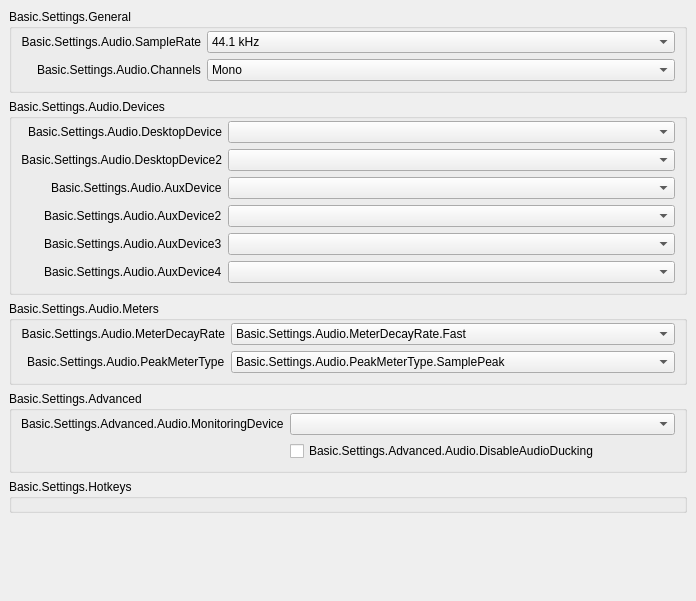
           <widget class="QWidget" name="scrollAreaWidgetContents_50">
            <property name="geometry">
             <rect>
              <x>0</x>
              <y>0</y>
              <width>696</width>
              <height>601</height>
             </rect>
            </property>
            <layout class="QVBoxLayout" name="verticalLayout_50">
             <property name="leftMargin">
              <number>0</number>
             </property>
             <property name="topMargin">
              <number>0</number>
             </property>
             <property name="rightMargin">
              <number>0</number>
             </property>
             <property name="bottomMargin">
              <number>9</number>
             </property>
             <item alignment="Qt::AlignTop">
              <widget class="QWidget" name="widget_50" native="true">
               <layout class="QVBoxLayout" name="verticalLayout_51">
                <item>
                 <widget class="QGroupBox" name="audioGeneralGroupBox">
                  <property name="title">
                   <string>Basic.Settings.General</string>
                  </property>
                  <layout class="QFormLayout" name="formLayout_52">
                   <property name="fieldGrowthPolicy">
                    <enum>QFormLayout::AllNonFixedFieldsGrow</enum>
                   </property>
                   <property name="labelAlignment">
                    <set>Qt::AlignRight|Qt::AlignTrailing|Qt::AlignVCenter</set>
                   </property>
                   <property name="topMargin">
                    <number>2</number>
                   </property>
                   <item row="0" column="0">
                    <widget class="QLabel" name="label_14">
                     <property name="minimumSize">
                      <size>
                       <width>170</width>
                       <height>0</height>
                      </size>
                     </property>
                     <property name="text">
                      <string>Basic.Settings.Audio.SampleRate</string>
                     </property>
                     <property name="alignment">
                      <set>Qt::AlignRight|Qt::AlignTrailing|Qt::AlignVCenter</set>
                     </property>
                     <property name="buddy">
                      <cstring>sampleRate</cstring>
                     </property>
                    </widget>
                   </item>
                   <item row="0" column="1">
                    <widget class="QComboBox" name="sampleRate">
                     <property name="currentText">
                      <string notr="true">44.1 kHz</string>
                     </property>
                     <property name="currentIndex">
                      <number>0</number>
                     </property>
                     <item>
                      <property name="text">
                       <string>44.1 kHz</string>
                      </property>
                     </item>
                     <item>
                      <property name="text">
                       <string>48 kHz</string>
                      </property>
                     </item>
                    </widget>
                   </item>
                   <item row="1" column="0">
                    <widget class="QLabel" name="label_15">
                     <property name="text">
                      <string>Basic.Settings.Audio.Channels</string>
                     </property>
                     <property name="buddy">
                      <cstring>channelSetup</cstring>
                     </property>
                    </widget>
                   </item>
                   <item row="1" column="1">
                    <widget class="QComboBox" name="channelSetup">
                     <property name="currentText">
                      <string>Mono</string>
                     </property>
                     <property name="currentIndex">
                      <number>0</number>
                     </property>
                     <item>
                      <property name="text">
                       <string>Mono</string>
                      </property>
                     </item>
                     <item>
                      <property name="text">
                       <string>Stereo</string>
                      </property>
                     </item>
                     <item>
                      <property name="text">
                       <string>2.1</string>
                      </property>
                     </item>
                     <item>
                      <property name="text">
                       <string>4.0</string>
                      </property>
                     </item>
                     <item>
                      <property name="text">
                       <string>4.1</string>
                      </property>
                     </item>
                     <item>
                      <property name="text">
                       <string>5.1</string>
                      </property>
                     </item>
                     <item>
                      <property name="text">
                       <string>7.1</string>
                      </property>
                     </item>
                    </widget>
                   </item>
                  </layout>
                 </widget>
                </item>
                <item>
                 <widget class="QGroupBox" name="audioDevicesGroupBox">
                  <property name="title">
                   <string>Basic.Settings.Audio.Devices</string>
                  </property>
                  <layout class="QFormLayout" name="formLayout_53">
                   <property name="fieldGrowthPolicy">
                    <enum>QFormLayout::AllNonFixedFieldsGrow</enum>
                   </property>
                   <property name="labelAlignment">
                    <set>Qt::AlignRight|Qt::AlignTrailing|Qt::AlignVCenter</set>
                   </property>
                   <property name="topMargin">
                    <number>2</number>
                   </property>
                   <item row="0" column="0">
                    <widget class="QLabel" name="label_2">
                     <property name="minimumSize">
                      <size>
                       <width>170</width>
                       <height>0</height>
                      </size>
                     </property>
                     <property name="text">
                      <string>Basic.Settings.Audio.DesktopDevice</string>
                     </property>
                     <property name="alignment">
                      <set>Qt::AlignRight|Qt::AlignTrailing|Qt::AlignVCenter</set>
                     </property>
                     <property name="buddy">
                      <cstring>desktopAudioDevice1</cstring>
                     </property>
                    </widget>
                   </item>
                   <item row="0" column="1">
                    <widget class="QComboBox" name="desktopAudioDevice1">
                     <property name="enabled">
                      <bool>true</bool>
                     </property>
                    </widget>
                   </item>
                   <item row="1" column="0">
                    <widget class="QLabel" name="label_3">
                     <property name="text">
                      <string>Basic.Settings.Audio.DesktopDevice2</string>
                     </property>
                     <property name="alignment">
                      <set>Qt::AlignRight|Qt::AlignTrailing|Qt::AlignVCenter</set>
                     </property>
                     <property name="buddy">
                      <cstring>desktopAudioDevice2</cstring>
                     </property>
                    </widget>
                   </item>
                   <item row="1" column="1">
                    <widget class="QComboBox" name="desktopAudioDevice2">
                     <property name="enabled">
                      <bool>true</bool>
                     </property>
                    </widget>
                   </item>
                   <item row="2" column="0">
                    <widget class="QLabel" name="label_4">
                     <property name="text">
                      <string>Basic.Settings.Audio.AuxDevice</string>
                     </property>
                     <property name="buddy">
                      <cstring>auxAudioDevice1</cstring>
                     </property>
                    </widget>
                   </item>
                   <item row="2" column="1">
                    <widget class="QComboBox" name="auxAudioDevice1">
                     <property name="enabled">
                      <bool>true</bool>
                     </property>
                    </widget>
                   </item>
                   <item row="3" column="0">
                    <widget class="QLabel" name="label_5">
                     <property name="text">
                      <string>Basic.Settings.Audio.AuxDevice2</string>
                     </property>
                     <property name="buddy">
                      <cstring>auxAudioDevice2</cstring>
                     </property>
                    </widget>
                   </item>
                   <item row="3" column="1">
                    <widget class="QComboBox" name="auxAudioDevice2">
                     <property name="enabled">
                      <bool>true</bool>
                     </property>
                    </widget>
                   </item>
                   <item row="4" column="0">
                    <widget class="QLabel" name="label_6">
                     <property name="text">
                      <string>Basic.Settings.Audio.AuxDevice3</string>
                     </property>
                     <property name="buddy">
                      <cstring>auxAudioDevice3</cstring>
                     </property>
                    </widget>
                   </item>
                   <item row="4" column="1">
                    <widget class="QComboBox" name="auxAudioDevice3">
                     <property name="enabled">
                      <bool>true</bool>
                     </property>
                    </widget>
                   </item>
                   <item row="5" column="1">
                    <widget class="QComboBox" name="auxAudioDevice4">
                     <property name="enabled">
                      <bool>true</bool>
                     </property>
                    </widget>
                   </item>
                   <item row="5" column="0">
                    <widget class="QLabel" name="label_67">
                     <property name="text">
                      <string>Basic.Settings.Audio.AuxDevice4</string>
                     </property>
                     <property name="buddy">
                      <cstring>auxAudioDevice4</cstring>
                     </property>
                    </widget>
                   </item>
                  </layout>
                 </widget>
                </item>
                <item>
                 <widget class="QGroupBox" name="audioMetersGroupBox">
                  <property name="title">
                   <string>Basic.Settings.Audio.Meters</string>
                  </property>
                  <layout class="QFormLayout" name="formLayout_54">
                   <property name="fieldGrowthPolicy">
                    <enum>QFormLayout::AllNonFixedFieldsGrow</enum>
                   </property>
                   <property name="labelAlignment">
                    <set>Qt::AlignRight|Qt::AlignTrailing|Qt::AlignVCenter</set>
                   </property>
                   <property name="topMargin">
                    <number>2</number>
                   </property>
                   <item row="0" column="0">
                    <widget class="QLabel" name="label_65">
                     <property name="minimumSize">
                      <size>
                       <width>170</width>
                       <height>0</height>
                      </size>
                     </property>
                     <property name="text">
                      <string>Basic.Settings.Audio.MeterDecayRate</string>
                     </property>
                     <property name="alignment">
                      <set>Qt::AlignRight|Qt::AlignTrailing|Qt::AlignVCenter</set>
                     </property>
                     <property name="buddy">
                      <cstring>meterDecayRate</cstring>
                     </property>
                    </widget>
                   </item>
                   <item row="0" column="1">
                    <widget class="QComboBox" name="meterDecayRate">
                     <property name="currentText">
                      <string>Basic.Settings.Audio.MeterDecayRate.Fast</string>
                     </property>
                     <property name="currentIndex">
                      <number>0</number>
                     </property>
                     <item>
                      <property name="text">
                       <string>Basic.Settings.Audio.MeterDecayRate.Fast</string>
                      </property>
                     </item>
                     <item>
                      <property name="text">
                       <string>Basic.Settings.Audio.MeterDecayRate.Medium</string>
                      </property>
                     </item>
                     <item>
                      <property name="text">
                       <string>Basic.Settings.Audio.MeterDecayRate.Slow</string>
                      </property>
                     </item>
                    </widget>
                   </item>
                   <item row="1" column="0">
                    <widget class="QLabel" name="label_66">
                     <property name="text">
                      <string>Basic.Settings.Audio.PeakMeterType</string>
                     </property>
                     <property name="buddy">
                      <cstring>peakMeterType</cstring>
                     </property>
                    </widget>
                   </item>
                   <item row="1" column="1">
                    <widget class="QComboBox" name="peakMeterType">
                     <property name="currentIndex">
                      <number>0</number>
                     </property>
                     <item>
                      <property name="text">
                       <string>Basic.Settings.Audio.PeakMeterType.SamplePeak</string>
                      </property>
                     </item>
                     <item>
                      <property name="text">
                       <string>Basic.Settings.Audio.PeakMeterType.TruePeak</string>
                      </property>
                     </item>
                    </widget>
                   </item>
                  </layout>
                 </widget>
                </item>
                <item>
                 <widget class="QGroupBox" name="audioAdvGroupBox">
                  <property name="title">
                   <string>Basic.Settings.Advanced</string>
                  </property>
                  <layout class="QFormLayout" name="formLayout_56">
                   <property name="fieldGrowthPolicy">
                    <enum>QFormLayout::AllNonFixedFieldsGrow</enum>
                   </property>
                   <property name="labelAlignment">
                    <set>Qt::AlignRight|Qt::AlignTrailing|Qt::AlignVCenter</set>
                   </property>
                   <property name="topMargin">
                    <number>2</number>
                   </property>
                   <item row="0" column="0">
                    <widget class="QLabel" name="monitoringDeviceLabel">
                     <property name="text">
                      <string>Basic.Settings.Advanced.Audio.MonitoringDevice</string>
                     </property>
                     <property name="buddy">
                      <cstring>monitoringDevice</cstring>
                     </property>
                    </widget>
                   </item>
                   <item row="0" column="1">
                    <widget class="QComboBox" name="monitoringDevice"/>
                   </item>
                   <item row="1" column="0">
                    <spacer name="horizontalSpacer_11">
                     <property name="orientation">
                      <enum>Qt::Horizontal</enum>
                     </property>
                     <property name="sizeHint" stdset="0">
                      <size>
                       <width>170</width>
                       <height>20</height>
                      </size>
                     </property>
                    </spacer>
                   </item>
                   <item row="1" column="1">
                    <widget class="QCheckBox" name="disableAudioDucking">
                     <property name="text">
                      <string>Basic.Settings.Advanced.Audio.DisableAudioDucking</string>
                     </property>
                    </widget>
                   </item>
                  </layout>
                 </widget>
                </item>
                <item>
                 <widget class="QGroupBox" name="audioHotkeysGroupBox">
                  <property name="title">
                   <string>Basic.Settings.Hotkeys</string>
                  </property>
                  <layout class="QFormLayout" name="audioSourceLayout">
                   <property name="fieldGrowthPolicy">
                    <enum>QFormLayout::AllNonFixedFieldsGrow</enum>
                   </property>
                   <property name="labelAlignment">
                    <set>Qt::AlignRight|Qt::AlignTrailing|Qt::AlignVCenter</set>
                   </property>
                   <property name="topMargin">
                    <number>2</number>
                   </property>
                  </layout>
                 </widget>
                </item>
               </layout>
              </widget>
             </item>
            </layout>
           </widget>
